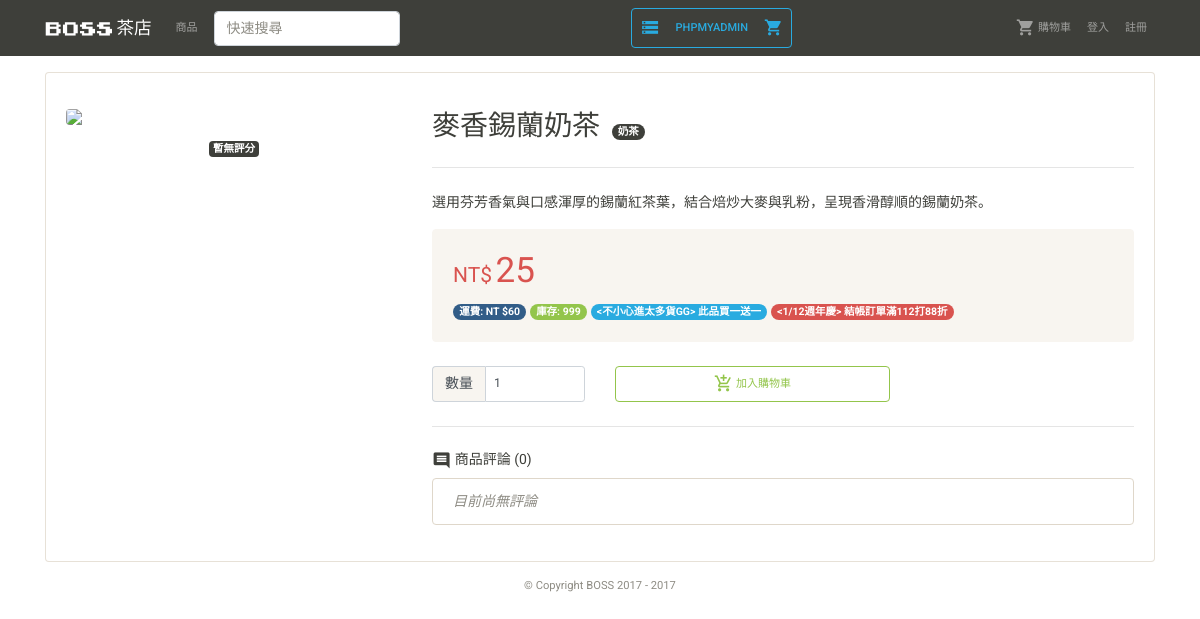
/product_detail.php?ID=32, run on the app's committed database.
### tables this page shows
CREATE TABLE DISCOUNT (
  ID INT(7) UNSIGNED AUTO_INCREMENT PRIMARY KEY,
  Type ENUM('shipping', 'seasoning', 'event'),
  PeriodFrom DATE NOT NULL,
  PeriodTo DATE NOT NULL,
  Requirement INT(7) UNSIGNED,
  Rate DOUBLE(3,3) NOT NULL,
  Info VARCHAR(100) NOT NULL,
  EventType ENUM('BOGO', 'discount')
);

### product_discount.php (the view, shortened to what this page needs)
<?php
function PrintProductDetailDiscountBadge($info, $discount, $color){
  $full_discount_text = '<' .$info . '> ' . $discount;
  echo '<span class="badge badge-pill badge-'.$color.'">'. $full_discount_text .'</span> ';
}
$sql = 'SELECT * FROM DISCOUNT';
$result = $conn->query($sql);
while($rows = mysqli_fetch_array($result))
{
  if((date('Y-m-d')>=$rows['PeriodFrom']) && (date('Y-m-d')<=$rows['PeriodTo'])){
    switch ($rows['Type']) {
      case 'seasoning':
        $discount='結帳訂單滿'. $rows['Requirement'] .'打'.($rows['Rate']*100).'折';
        break;
      case 'event':
        $sql = "SELECT * FROM PRODUCT P , DISCOUNT D
         WHERE P.ID = ".$_GET['ID'].
         " AND D.ID = P.DID AND D.ID=". $rows['ID'];
        $result_this_product=$conn->query($sql);
        if(mysqli_num_rows($result_this_product)>=1){
          $rows_this_product = mysqli_fetch_array($result_this_product);
          if($rows_this_product['EventType']=='BOGO'){
            $discount= '此品買一送一';
          } else if($rows_this_product['EventType']=='discount'){
            $discount= '此品項'.($rows['Rate']*100).'折';
          }
          $color='info';
          PrintProductDetailDiscountBadge($rows['Info'], $discount, $color);
        }
        break;
    }
  }
}

### data on the page
discount: full_discount_text "<不小心進太多貨GG> 此品買一送一"
discount: Info "<1/12週年慶> 結帳訂單滿112打88折"

### other printed values
$rows['PName'] "麥香錫蘭奶茶"
$rows['CName'] "奶茶"
$rows['PInfo'] "選用芬芳香氣與口感渾厚的錫蘭紅茶葉，結合焙炒大麥與乳粉，呈現香滑醇順的錫蘭奶茶。"
$rows['PPriceF'] "25"
$rows['PStock'] "999"
$comment_num "0"
